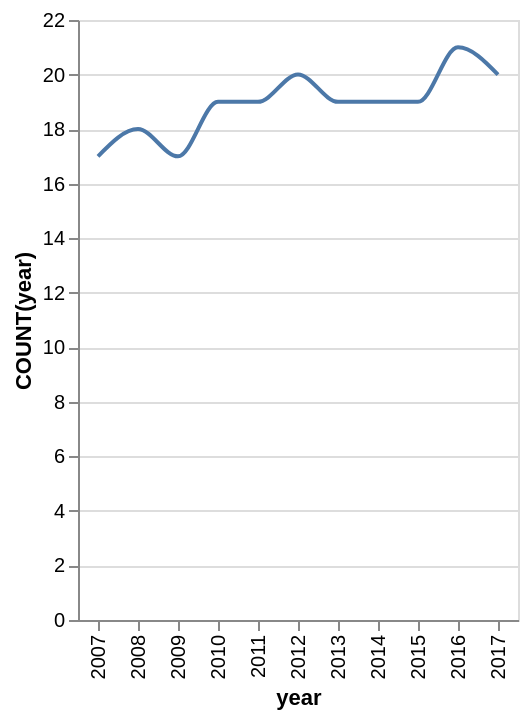

Write the Vega-Lite specification saved for this chart.
### Vega-Lite specification from a JSON file in a GitHub repository (floating-point values rounded to 4 significant figures)
{"data": {"values": [{"x_data": "2007", "y_data": 17}, {"x_data": "2008", "y_data": 18}, {"x_data": "2009", "y_data": 17}, {"x_data": "2010", "y_data": 19}, {"x_data": "2011", "y_data": 19}, {"x_data": "2012", "y_data": 20}, {"x_data": "2013", "y_data": 19}, {"x_data": "2014", "y_data": 19}, {"x_data": "2015", "y_data": 19}, {"x_data": "2016", "y_data": 21}, {"x_data": "2017", "y_data": 20}]}, "mark": {"type": "line", "interpolate": "monotone"}, "encoding": {"x": {"field": "x_data", "type": "nominal", "title": "year", "sort": "ascending"}, "y": {"field": "y_data", "type": "quantitative", "title": "COUNT(year)"}}}
